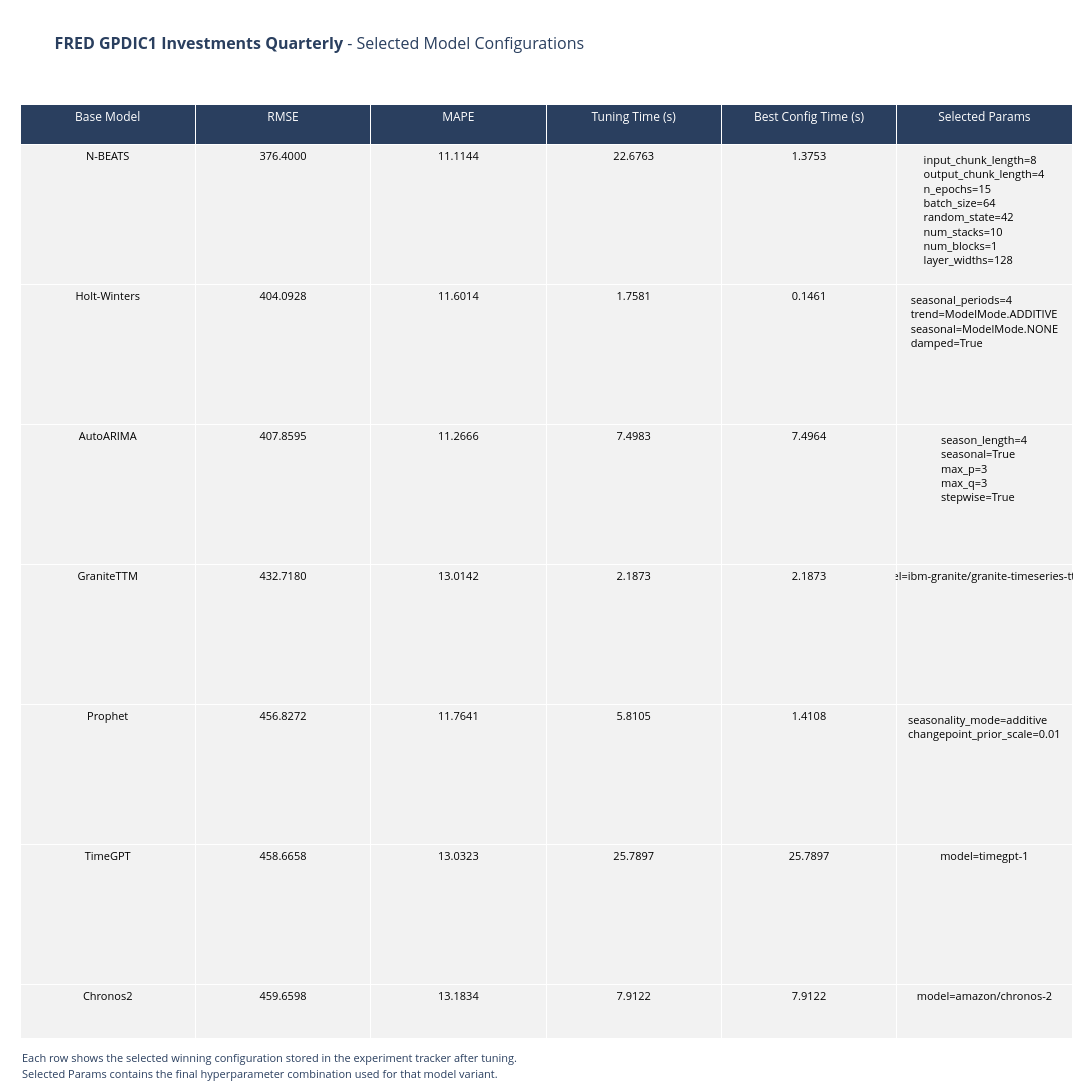

The notebook cell saved with this chart:
### Code cell
# 10. Selected winning model configurations

selected_params_df = build_selected_params_df(tracker)

fig_selected_params = plot_selected_params_table(
    selected_params_df,
    DATASET_NAME,
)

if fig_selected_params:
    fig_selected_params.show()

### Figure 1 — Plotly figure (JSON) as saved in the notebook; plotly's stock layout.template omitted (floating-point values rounded to 4 significant figures)
{"data": [{"cells": {"align": "center", "fill": {"color": [["#f2f2f2", "#f2f2f2", "#f2f2f2", "#f2f2f2", "#f2f2f2", "#f2f2f2", "#f2f2f2", "#f2f2f2", "#f2f2f2"], ["#f2f2f2", "#f2f2f2", "#f2f2f2", "#f2f2f2", "#f2f2f2", "#f2f2f2", "#f2f2f2", "#f2f2f2", "#f2f2f2"], ["#f2f2f2", "#f2f2f2", "#f2f2f2", "#f2f2f2", "#f2f2f2", "#f2f2f2", "#f2f2f2", "#f2f2f2", "#f2f2f2"], ["#f2f2f2", "#f2f2f2", "#f2f2f2", "#f2f2f2", "#f2f2f2", "#f2f2f2", "#f2f2f2", "#f2f2f2", "#f2f2f2"], ["#f2f2f2", "#f2f2f2", "#f2f2f2", "#f2f2f2", "#f2f2f2", "#f2f2f2", "#f2f2f2", "#f2f2f2", "#f2f2f2"], ["#f2f2f2", "#f2f2f2", "#f2f2f2", "#f2f2f2", "#f2f2f2", "#f2f2f2", "#f2f2f2", "#f2f2f2", "#f2f2f2"]]}, "font": {"color": "black", "size": 11}, "format": [null, ".4f", ".4f", ".4f", ".4f", null], "height": 140, "values": [["N-BEATS", "Holt-Winters", "AutoARIMA", "GraniteTTM", "Prophet", "TimeGPT", "Chronos2", "TiDE", "TFT"], [376.4, 404.1, 407.9, 432.7, 456.8, 458.7, 459.7, 551.7, 1258.0], [11.11, 11.6, 11.27, 13.01, 11.76, 13.03, 13.18, 15.28, 33.92], [22.68, 1.758, 7.498, 2.187, 5.81, 25.79, 7.912, 9.662, 33.06], [1.375, 0.1461, 7.496, 2.187, 1.411, 25.79, 7.912, 0.2616, 4.321], ["input_chunk_length=8<br>output_chunk_length=4<br>n_epochs=15<br>batch_size=64<br>random_state=42<br>num_stacks=10<br>num_blocks=1<br>layer_widths=128", "seasonal_periods=4<br>trend=ModelMode.ADDITIVE<br>seasonal=ModelMode.NONE<br>damped=True", "season_length=4<br>seasonal=True<br>max_p=3<br>max_q=3<br>stepwise=True", "model=ibm-granite/granite-timeseries-ttm-r1", "seasonality_mode=additive<br>changepoint_prior_scale=0.01", "model=timegpt-1", "model=amazon/chronos-2", "input_chunk_length=4<br>output_chunk_length=2<br>n_epochs=15<br>batch_size=64<br>random_state=42<br>hidden_size=128<br>dropout=0.1<br>num_encoder_layers=1<br>num_decoder_layers=1", "input_chunk_length=4<br>output_chunk_length=2<br>n_epochs=30<br>batch_size=32<br>random_state=42<br>hidden_size=64<br>lstm_layers=1<br>num_attention_heads=4<br>dropout=0.1<br>add_relative_index=True"]]}, "header": {"align": "center", "fill": {"color": "#2a3f5f"}, "font": {"color": "white", "size": 12}, "height": 40, "values": ["Base Model", "RMSE", "MAPE", "Tuning Time (s)", "Best Config Time (s)", "Selected Params"]}, "type": "table"}], "layout": {"annotations": [{"align": "left", "showarrow": false, "text": "<span style='font-size:11px'>Each row shows the selected winning configuration stored in the experiment tracker after tuning.</span>", "x": 0, "xanchor": "left", "xref": "paper", "y": 0, "yanchor": "top", "yref": "paper", "yshift": -10}, {"align": "left", "showarrow": false, "text": "<span style='font-size:11px'>Selected Params contains the final hyperparameter combination used for that model variant.</span>", "x": 0, "xanchor": "left", "xref": "paper", "y": 0, "yanchor": "top", "yref": "paper", "yshift": -26}], "height": 1482, "margin": {"b": 54, "l": 20, "r": 20, "t": 104}, "title": {"font": {"size": 16}, "pad": {"b": 6, "t": 10}, "text": "<b>FRED GPDIC1 Investments Quarterly</b> - Selected Model Configurations", "y": 0.975, "yanchor": "top"}, "width": 1700}}
